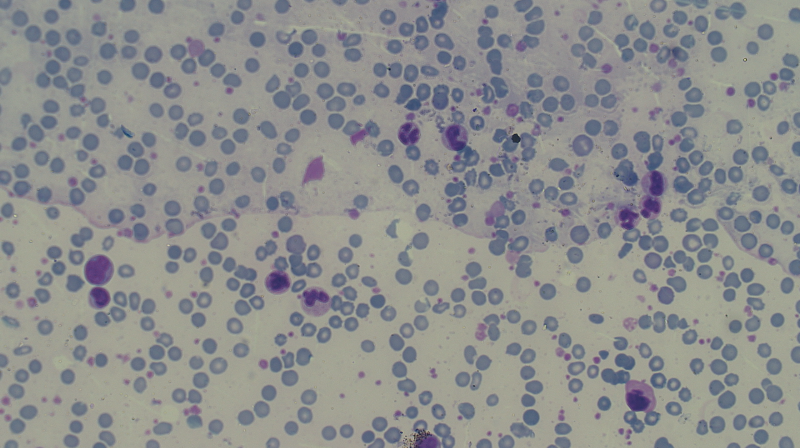
#> input picture assignment-3/dataset/set1/set1_10_100_AML.png, 800 x 448 px; its folder holds only this picture in this run
$ jupyter execute --allow-errors mscs23006_03.ipynb
#> lines starting #> are read from the running program, lines starting #| are printed output that depends on the picture
[cell 1]
import cv2 as cv
import numpy as np
import os
import random


def get_image_names_from_dir(path):
    files = os.listdir(path)
    files = [f"{path}/{file_name}" for file_name in files]
    return files


def gen_kps_and_des(image_list, maxKeyPoints=800):
    sift = cv.SIFT_create(maxKeyPoints)
    image_kp_des_list = []

    for image in image_list:
        kp, des = sift.detectAndCompute(image, None)
        image_kp_des_list.append([kp, des])

    return image_kp_des_list


def match_kps_knn(feat1, feat2, ratio=0.75, k=2):
    bf = cv.BFMatcher()
    rawMatches = bf.knnMatch(feat1, feat2, 2)
    matches = []

    for m, n in rawMatches:
        if m.distance < n.distance * ratio:
            matches.append(m)
    return matches


def gen_homography(kps1, kps2, matches, reproj_thres):
    # convert the keypoints to numpy arrays
    kps1 = np.float32([kp.pt for kp in kps1])
    kps2 = np.float32([kp.pt for kp in kps2])

    # construct the two sets of points
    pts1 = np.float32([kps1[m.queryIdx] for m in matches])
    pts2 = np.float32([kps2[m.trainIdx] for m in matches])

    # estimate the homography between the sets of points
    (homography, status) = cv.findHomography(pts1, pts2, cv.RANSAC, reproj_thres)

    return (homography, status)

image_names = get_image_names_from_dir("dataset/set1")
image_list = [cv.imread(image) for image in image_names]
#> image_list = 1 item
image_gray_list = [cv.cvtColor(image, cv.COLOR_BGR2GRAY) for image in image_list]
#> image_gray_list = 1 item
image_idx_1 = 10
image_idx_2 = 11

#> (the rest of this cell did not finish here and is left out)

[cell 2]
# Computing keypoints, and descriptors using SIFT algorithm
image_kp_des_list = gen_kps_and_des(image_list)
#> the loop in gen_kps_and_des, `for image in image_list:` made 1 pass
#> image_kp_des_list = 1 item
#> (the rest of this cell did not finish here and is left out)

#> (a cell that did not finish here is left out)

#> (a cell that did not finish here is left out)

[cell 5]
# image blending

alpha = 0.3
#> (the rest of this cell did not finish here and is left out)

## custom image analysis

[cell 6]
img_12 = cv.imread("dataset/x_foto1A.jpg")
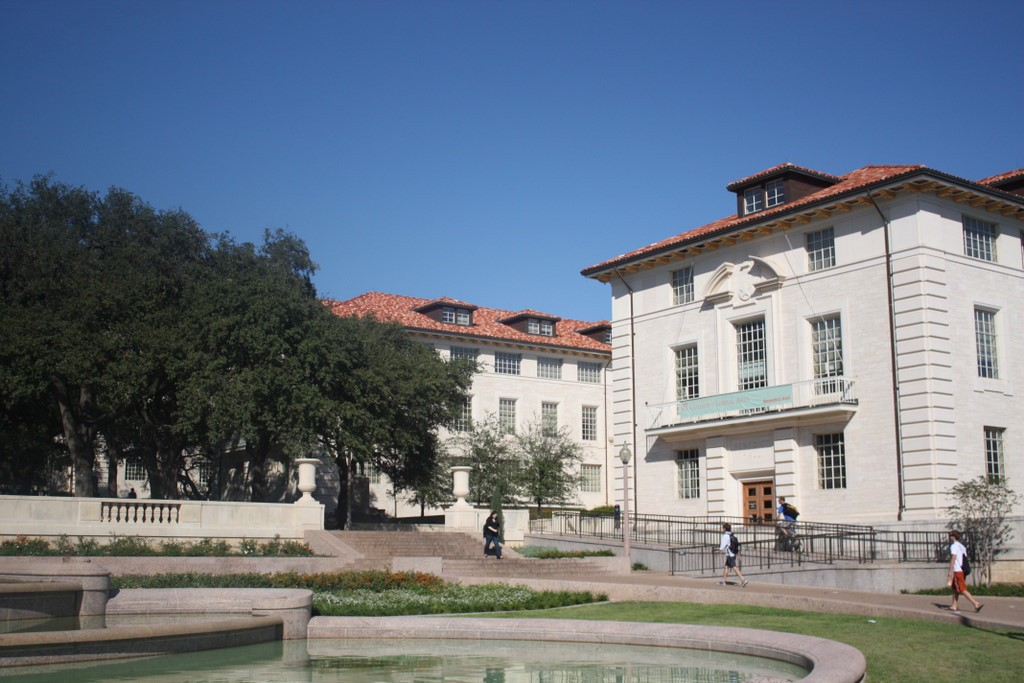
#> input picture assignment-3/dataset/x_foto1A.jpg, 1024 x 683 px
#> img_12 is the input picture: shape (683, 1024, 3); mean B, G, R 132.3, 118.7, 107.9
img_13 = cv.imread("dataset/x_foto1B.jpg")
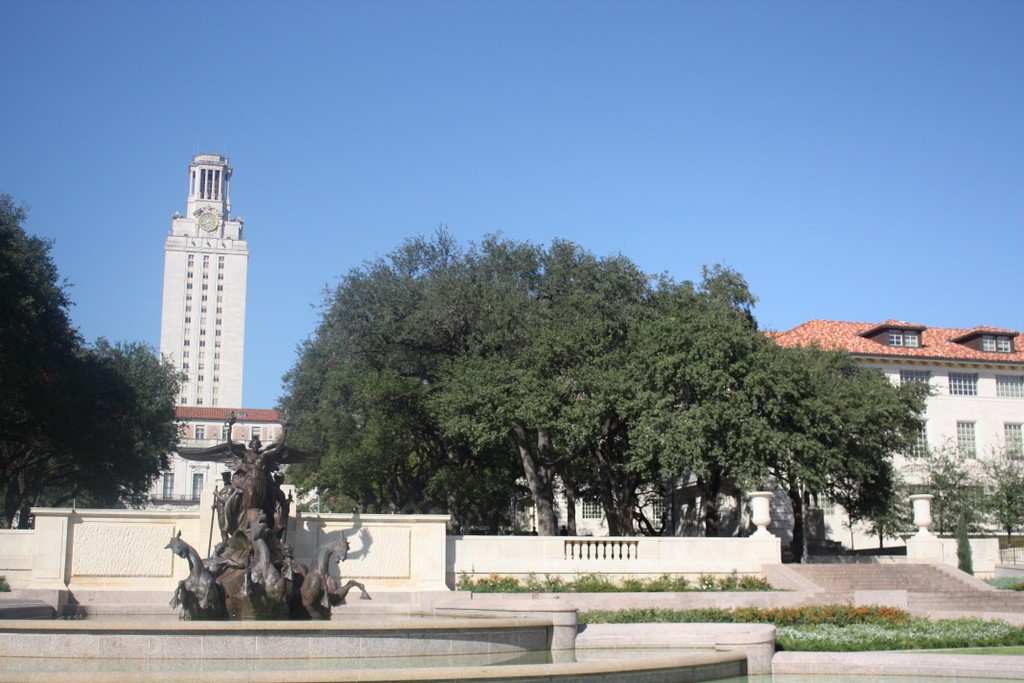
#> input picture assignment-3/dataset/x_foto1B.jpg, 1024 x 683 px
#> img_13 is the input picture: shape (683, 1024, 3); mean B, G, R 159.3, 139.8, 122

image_kp_des_list = gen_kps_and_des([img_12, img_13], 600)
#> the loop in gen_kps_and_des (call 2), `for image in image_list:` made 2 passes
#> image_kp_des_list = 2 items

kp_12, des_12 = image_kp_des_list[0]
#> kp_12 = 600 keypoints; strongest (x, y, size): (958, 550, 9.6), (490, 528, 2), (440, 520, 6.8), (376, 451, 1.8)
kp_13, des_13 = image_kp_des_list[1]
#> kp_13 = 600 keypoints; strongest (x, y, size): (620, 556, 2.4), (612, 556, 2.2), (698, 499, 3.5), (772, 470, 2.8)
matches = match_kps_knn(des_12, des_13)
#> in match_kps_knn, `rawMatches = bf.knnMatch(feat1, feat2, 2)`: rawMatches = 600 matches
#> after the loop in match_kps_knn, `for m, n in rawMatches:`: matches = 123 matches
#> matches = 123 matches
homography, mask = gen_homography(kp_12, kp_13, matches, 5)
#> in gen_homography, `kps1 = np.float32([kp.pt for kp in kps1])`: kps1 = 600 pairs, first value 56.05 to 1017.9, second value 163.8 to 665.6
#> in gen_homography, `kps2 = np.float32([kp.pt for kp in kps2])`: kps2 = 600 pairs, first value 6.72 to 1019.9, second value 170.8 to 662.7
#> in gen_homography, `pts1 = np.float32([kps1[m.queryIdx] for m in matches])`: pts1 = 123 pairs, first value 69.25 to 834, second value 309.9 to 610.8
#> in gen_homography, `pts2 = np.float32([kps2[m.trainIdx] for m in matches])`: pts2 = 123 pairs, first value 197.1 to 997.6, second value 196.4 to 646.9
#> in gen_homography, `(homography, status) = cv.findHomography(pts1, pts2, cv.RANSAC, reproj..`: homography = [[0.787, 0.0774, 436.1], [-0.136, 0.954, 66.77], [-0.000212, 1.19e-05, 1]]; status = 123 values, max 1 at index 0, min 0 at index 6, mean 0.886
#> mask has the same summary as status in gen_homography

# Warp images
result = cv.warpPerspective(
    img_12, homography, (img_12.shape[1] + img_13.shape[1], img_13.shape[0])
)
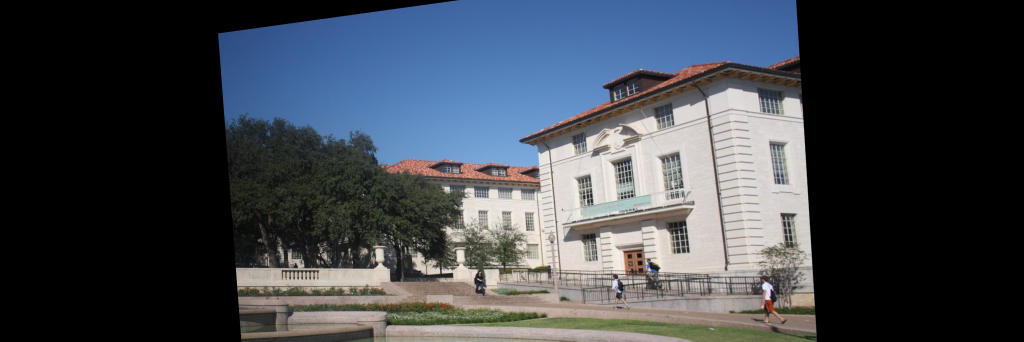
#> result: shape (683, 2048, 3) (shown at 1/2 size); mean B, G, R 76.4, 68.9, 63.4
result[0 : img_13.shape[0], 0 : img_13.shape[1]] = img_13
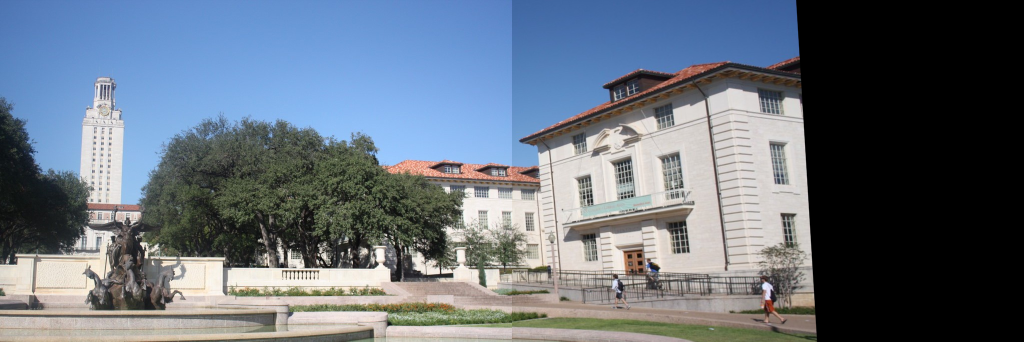
#> result: shape (683, 2048, 3) (shown at 1/2 size); mean B, G, R 124.7, 112.3, 101.8

cv.imwrite("results/custom_image_result.jpg", result)
cv.waitKey(0)
cv.destroyAllWindows()
